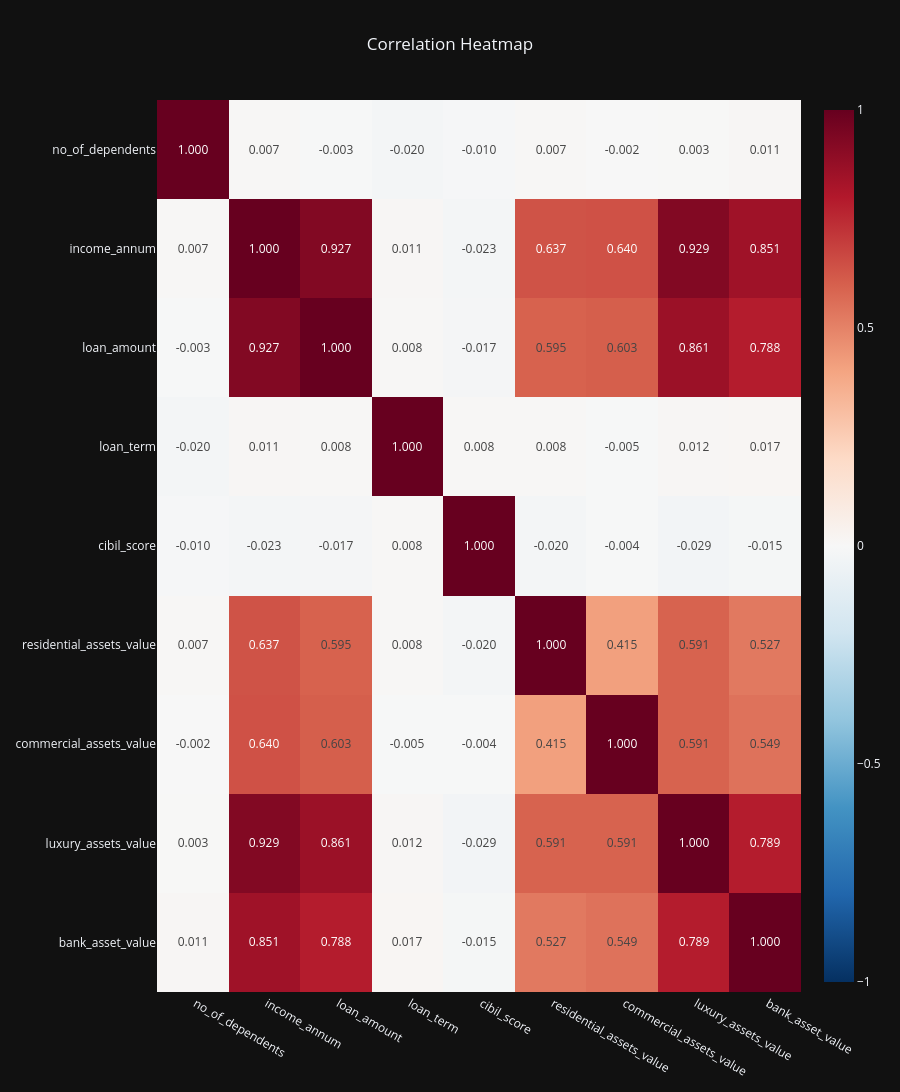

Write notebook code for a chart like this one.
### Code cell
corr = df[num_cols].corr()

fig4 = px.imshow(corr,
                 zmax= 1,
                 zmin=-1,
                 title= "Correlation Heatmap",
                 text_auto= '.3f',
                 aspect= 'auto',
                 color_continuous_scale='RdBu_r',
                 template='plotly_dark').update_layout(title_x= 0.5,
                                                       height= 1300).show()

### Figure 1 — Plotly figure (JSON) as saved in the notebook; plotly's stock layout.template omitted (floating-point values rounded to 4 significant figures)
{"data": [{"coloraxis": "coloraxis", "hovertemplate": "x: %{x}<br>y: %{y}<br>color: %{z}<extra></extra>", "name": "0", "texttemplate": "%{z:.3f}", "type": "heatmap", "x": [" no_of_dependents", " income_annum", " loan_amount", " loan_term", " cibil_score", " residential_assets_value", " commercial_assets_value", " luxury_assets_value", " bank_asset_value"], "xaxis": "x", "y": [" no_of_dependents", " income_annum", " loan_amount", " loan_term", " cibil_score", " residential_assets_value", " commercial_assets_value", " luxury_assets_value", " bank_asset_value"], "yaxis": "y", "z": [[1.0, 0.007266, -0.003366, -0.02011, -0.009998, 0.007376, -0.001531, 0.002817, 0.01116], [0.007266, 1.0, 0.9275, 0.01149, -0.02303, 0.6368, 0.6403, 0.9291, 0.8511], [-0.003366, 0.9275, 1.0, 0.008437, -0.01703, 0.5946, 0.6032, 0.8609, 0.7881], [-0.02011, 0.01149, 0.008437, 1.0, 0.00781, 0.008016, -0.005478, 0.01249, 0.01718], [-0.009998, -0.02303, -0.01703, 0.00781, 1.0, -0.01995, -0.003769, -0.02862, -0.01548], [0.007376, 0.6368, 0.5946, 0.008016, -0.01995, 1.0, 0.4148, 0.5909, 0.5274], [-0.001531, 0.6403, 0.6032, -0.005478, -0.003769, 0.4148, 1.0, 0.5911, 0.5486], [0.002817, 0.9291, 0.8609, 0.01249, -0.02862, 0.5909, 0.5911, 1.0, 0.7885], [0.01116, 0.8511, 0.7881, 0.01718, -0.01548, 0.5274, 0.5486, 0.7885, 1.0]]}], "layout": {"coloraxis": {"cmax": 1, "cmin": -1, "colorscale": [[0, "rgb(5,48,97)"], [0.1, "rgb(33,102,172)"], [0.2, "rgb(67,147,195)"], [0.3, "rgb(146,197,222)"], [0.4, "rgb(209,229,240)"], [0.5, "rgb(247,247,247)"], [0.6, "rgb(253,219,199)"], [0.7, "rgb(244,165,130)"], [0.8, "rgb(214,96,77)"], [0.9, "rgb(178,24,43)"], [1, "rgb(103,0,31)"]]}, "height": 1300, "title": {"text": "Correlation Heatmap", "x": 0.5}, "xaxis": {"anchor": "y", "domain": [0, 1]}, "yaxis": {"anchor": "x", "autorange": "reversed", "domain": [0, 1]}}}
